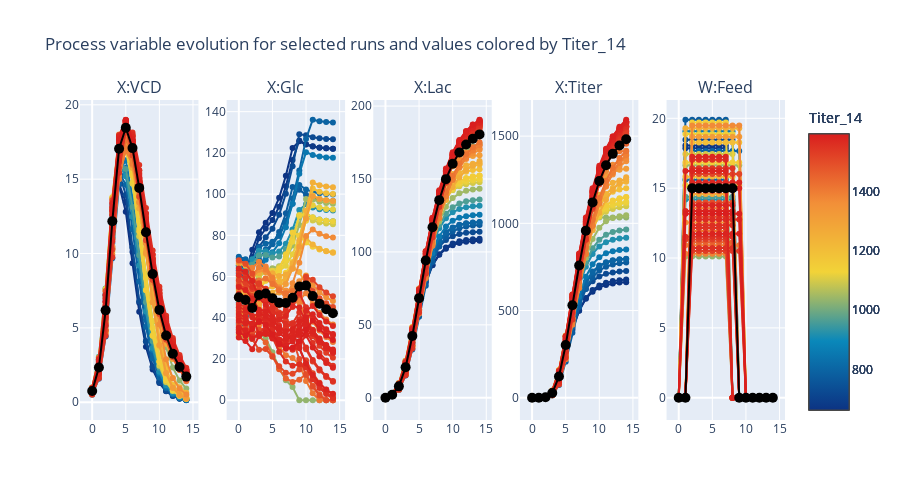

This figure's notebook cell:
### Code cell
plot_owu_data_color(owu_test, doe_df=None, highlight_run=0, select_color="Titer_14", height=500)
